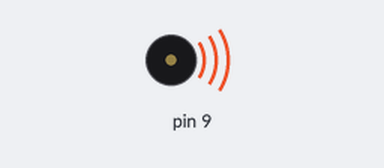
Bench run of a sketch on a simulated Arduino Uno, built with avr-gcc and run on an emulated ATmega328P. Parts: buzzer (waves = sounding).

Above: at 0.8 s.
At 5.3 s:
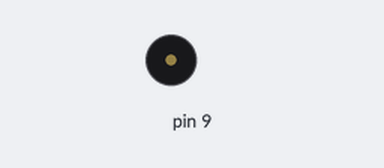
Timing chart, 0 to 6.8 s (numbered marks = the images above):
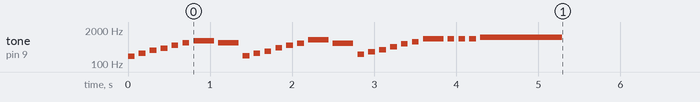

The sketch:

TEMA_BANDEIRA_MARIO.ino
```cpp
// faixa com som alto = C1 ao GS3
// faixa com som baixo = A3 ao D8

#define NOTA_C3  131
#define NOTA_CS3 139
#define NOTA_D3  147
#define NOTA_DS3 156
#define NOTA_E3  165
#define NOTA_F3  175
#define NOTA_FS3 185
#define NOTA_G3  196
#define NOTA_GS3 208
#define NOTA_A3  220
#define NOTA_AS3 233
#define NOTA_B3  247

// COMPASSO: 4/4
// notas na melodia:
int melodia[] = {
  NOTA_G3/2,NOTA_C3,NOTA_E3,NOTA_G3,NOTA_C3*2,NOTA_E3*2,NOTA_G3*2,NOTA_E3*2,
   NOTA_GS3/2,NOTA_C3,NOTA_DS3,NOTA_GS3,NOTA_C3*2,NOTA_DS3*2,NOTA_GS3*2,NOTA_DS3*2,
    NOTA_AS3/2,NOTA_D3,NOTA_F3,NOTA_AS3,NOTA_D3*2,NOTA_F3*2,NOTA_AS3*2,NOTA_AS3*2,NOTA_AS3*2,NOTA_AS3*2,
     NOTA_C3*4

};

// duracoes das notas: 4 = quarto de tempo, 8 = oitavo de tempo, etc.:
int duracaoNotas[] = {
  12,12,12,12,12,12,4,4,
   12,12,12,12,12,12,4,4,
    12,12,12,12,12,12,4,12,12,12,
     1
};

void setup() {
  // itera as notas das melodias:
  for (int nota = 0; nota < 27; nota++) {

    // para calcular a duracao da nota, utilizaremos um segundo
    // dividido pelo tipo da nota.
    // ex. quarto de tempo = 1000 / 4, oitavo de tempo = 1000/8, etc.
    int duracaoNota = 1000 / duracaoNotas[nota];
    tone(9, 2*melodia[nota], duracaoNota);

    // para distinguir as notas, adicione um tempo minimo entre elas.
    // duracao da nota + 30% parece funcionar bem:
    int pausaEntreNotas = duracaoNota + 50;
    //delay(40);
    delay(pausaEntreNotas);
    // parar a funcao tone:
    noTone(9);
  }
}

void loop() {
  // nao precisa repetir a melodia.
}
```
